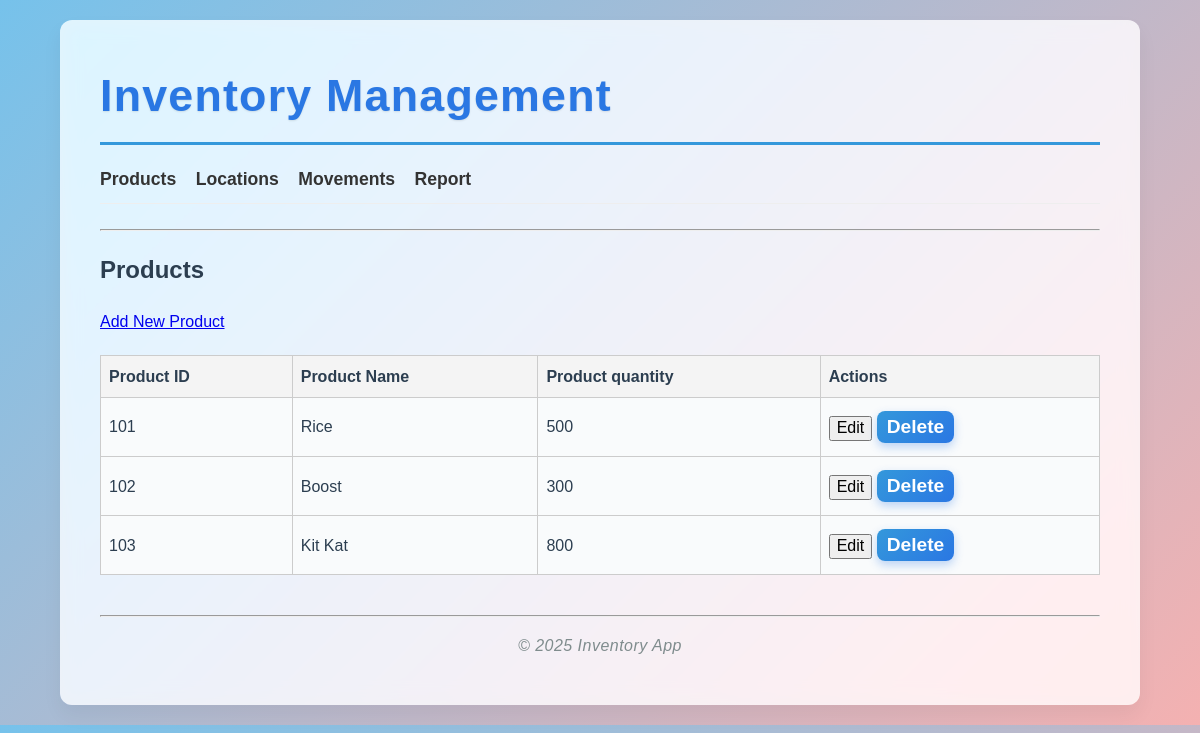
Page /products on the committed database.
### app/models.py (models this page shows, shortened)
class Product(db.Model):
    __tablename__ = 'product'
    product_id = db.Column(db.String, primary_key=True)
    name = db.Column(db.String, nullable=False)
    quantity = db.Column(db.Integer, nullable=False)

### app/routes.py (the view)
@main.route('/products')
def products():
    products = Product.query.all()
    return render_template('products.html', products=products)

### app/templates/products.html (shortened to what this page needs)
{% extends 'base.html' %}
{% block content %}
<h2>Products</h2>
<a href="{{ url_for('main.add_product') }}">Add New Product</a>
<table>
    <thead>
        <tr>
            <th>Product ID</th>
            <th>Product Name</th>
            <th>Product quantity</th>
            <th>Actions</th>
        </tr>
    </thead>
    <tbody>
        {% for product in products %}
        <tr>
            <td>{{ product.product_id }}</td>
            <td>{{ product.name }}</td>
            <td>{{ product.quantity }}</td>
            <td>
                <a href="{{ url_for('main.edit_product', product_id=product.product_id) }}"><button type="submit">Edit</button></a>
                <form action="{{ url_for('main.delete_product', product_id=product.product_id) }}" method="post" style="display:inline;" onsubmit="return confirm('Are you sure you want to delete this product?');">
                    <button type="submit">Delete</button>
                </form>
            </td>
        </tr>
        {% else %}
        <tr>
            <td colspan="4">No products found.</td>
        </tr>
        {% endfor %}
    </tbody>
</table>
{% endblock %}

### app/static/css/style.css (style rules this page uses)
body { font-family: 'Inter', Arial, sans-serif; background: linear-gradient(135deg, #76c2eb, #f4b1b1); margin: 0; padding: 0; color: #2c3e50; line-height: 1.6; }
table { width: 100%; border-collapse: separate; border-spacing: 0 8px; margin-top: 20px; }
th, td { padding: 12px 15px; text-align: left; }
th { background-color: #eceef1; font-weight: 600; border-bottom: 2px solid #d0d3d7; }
td { background-color: #f9fbfc; border-left: 5px solid transparent; transition: border-color 0.3s ease; }
form button { padding: 12px 24px; background: linear-gradient(135deg, #3498db, #2a77e3); color: white; border: none; border-radius: 8px; cursor: pointer; font-size: 1.2rem; font-weight: 600; transition: background 0.4s ease, box-shadow 0.3s ease; box-shadow: 0 4px 10px rgba(42,119,227,0.3); }

### app/templates/base.html (style rules this page uses)
body { font-family: Arial, sans-serif; margin: 20px; }
table { border-collapse: collapse; width: 100%; margin-top: 20px; }
th, td { border: 1px solid #ccc; padding: 8px; text-align: left; }
th { background-color: #f4f4f4; }
form input, form select, form button { padding: 5px 10px; margin: 5px 0; }

### rows in the picture
Product: product_id "101", name "Rice", quantity "500"
Product: product_id "102", name "Boost", quantity "300"
Product: product_id "103", name "Kit Kat", quantity "800"
